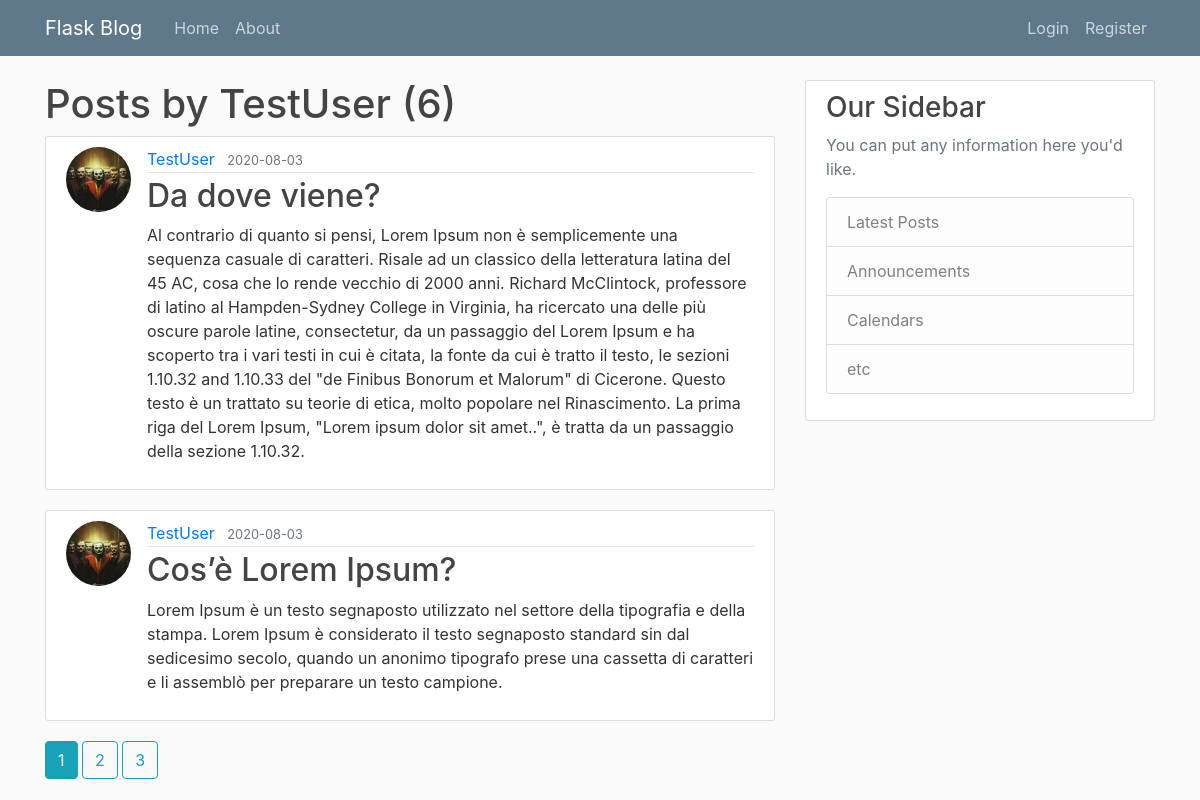
Page /user/TestUser on the committed database.
### flaskblog/models.py (models this page shows, shortened)
class User(db.Model, UserMixin):
    id = db.Column(db.Integer, primary_key=True)
    username = db.Column(db.String(20), nullable=False, unique=True)
    email = db.Column(db.String(120), nullable=False, unique=True)
    image_file = db.Column(db.String(20), nullable=False, default='default.jpg')
    password = db.Column(db.String(60), nullable=False)
    posts = db.relationship('Post', backref='author', lazy=True)

class Post(db.Model):
    id = db.Column(db.Integer, primary_key=True)
    title = db.Column(db.String(100), nullable=False)
    date_posted = db.Column(db.DateTime, nullable=False, default=datetime.utcnow)
    content = db.Column(db.Text, nullable=False)
    user_id = db.Column(db.Integer, db.ForeignKey('user.id'), nullable=False)

### flaskblog/users/routes.py (the view)
@users.route('/user/<string:username>')
def user_posts(username):
    page = request.args.get('page', 1, type=int)
    user = User.query.filter_by(username=username).first_or_404()
    posts = Post.query \
        .filter_by(author=user) \
        .order_by(Post.date_posted.desc()) \
        .paginate(page=page, per_page=2)
    return render_template('user_posts.html', posts=posts, user=user)

### flaskblog/templates/user_posts.html
{% extends "layout.html" %}
{% block content %}
    <h1 class="mb-">Posts by {{ user.username }} ({{ posts.total }})</h1>
    {% for post in posts.items %}
        <article class="media content-section">
            <img src="{{ url_for('static', filename='profil_pics/' + post.author.image_file) }}" class="rounded-circle article-img" alt="">
            <div class="media-body">
                    <div class="article-metadata">
                      <a class="mr-2" href="{{ url_for('users.user_posts', username=post.author.username) }}">{{ post.author.username }}</a>
                      <small class="text-muted">{{ post.date_posted.strftime('%Y-%m-%d') }}</small>
                </div>
                <h2><a class="article-title" href="{{ url_for('posts.post', post_id=post.id) }}">{{ post.title }}</a></h2>
                <p class="article-content">{{ post.content }}</p>
            </div>
        </article>
    {% endfor %}
    {% for page_num in posts.iter_pages(left_edge=1, right_edge=1, left_current=1, right_current=2) %}
        {% if page_num %}
            {% if posts.page == page_num %}
                <a class="btn btn-info mb-4" href="{{ url_for('users.user_posts', username=user.username, page=page_num) }}"> {{ page_num }}</a>
            {% else %}
                <a class="btn btn-outline-info mb-4" href="{{ url_for('users.user_posts', username=user.username, page=page_num) }}"> {{ page_num }}</a>
            {% endif %}
        {% else %}
            ...
        {% endif %}
    {% endfor %}
{% endblock content %}

### flaskblog/static/main.css (style rules this page uses)
body { background: #fafafa; color: #333333; margin-top: 5rem; }
h1, h2, h3, h4, h5, h6 { color: #444444; }
.content-section { background: #ffffff; padding: 10px 20px; border: 1px solid #dddddd; border-radius: 3px; margin-bottom: 20px; }
.article-title { color: #444444; }
.article-content { white-space: pre-line; }
.article-img { height: 65px; width: 65px; margin-right: 16px; }
.article-metadata { padding-bottom: 1px; margin-bottom: 4px; border-bottom: 1px solid #e3e3e3 }

### rows in the picture
User: username "TestUser"
Post: image_file (picture), author.username "TestUser", date_posted "2020-08-03", title "Da dove viene?", content "Al contrario di quanto si pensi, Lorem Ipsum non è semplicemente una sequenza casuale di caratteri. Risale ad un classico della letteratura latina del 45 AC, cosa che lo rende vecchio di 2000 anni. Richard McClintock, professore di latino al Hampden-Sydney College in Virginia, ha ricercato una delle più oscure parole latine, consectetur, da un passaggio del Lorem Ipsum e ha scoperto tra i vari testi in cui è citata, la fonte da cui è tratto il testo, le sezioni 1.10.32 and 1.10.33 del \"de Finibus Bonorum et Malorum\" di Cicerone. Questo testo è un trattato su teorie di etica, molto popolare nel Rinascimento. La prima riga del Lorem Ipsum, \"Lorem ipsum dolor sit amet..\", è tratta da un…"
Post: image_file (picture), author.username "TestUser", date_posted "2020-08-03", title "Cos’è Lorem Ipsum?", content "Lorem Ipsum è un testo segnaposto utilizzato nel settore della tipografia e della stampa. Lorem Ipsum è considerato il testo segnaposto standard sin dal sedicesimo secolo, quando un anonimo tipografo prese una cassetta di caratteri e li assemblò per preparare un testo campione."

### other values in the picture
{{ posts.total }} "6"
{{ page_num }} "1"
{{ page_num }} "2" "3"
